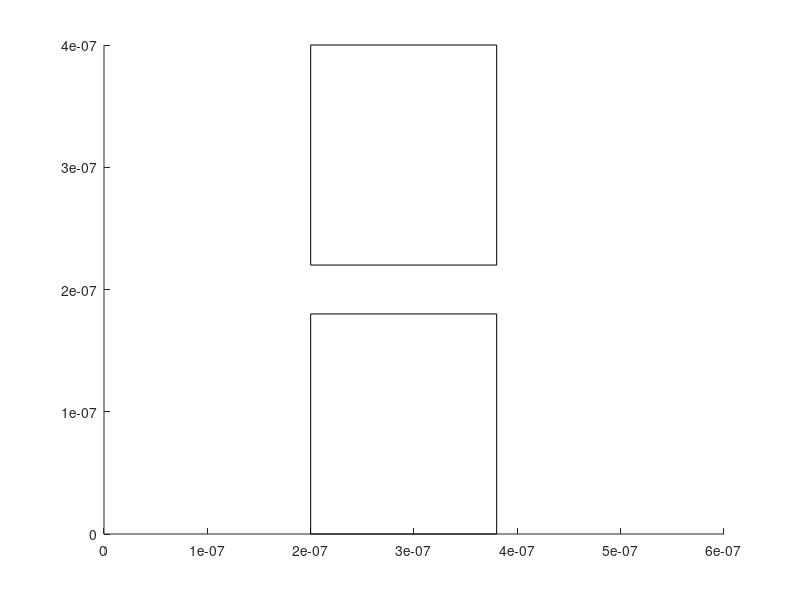
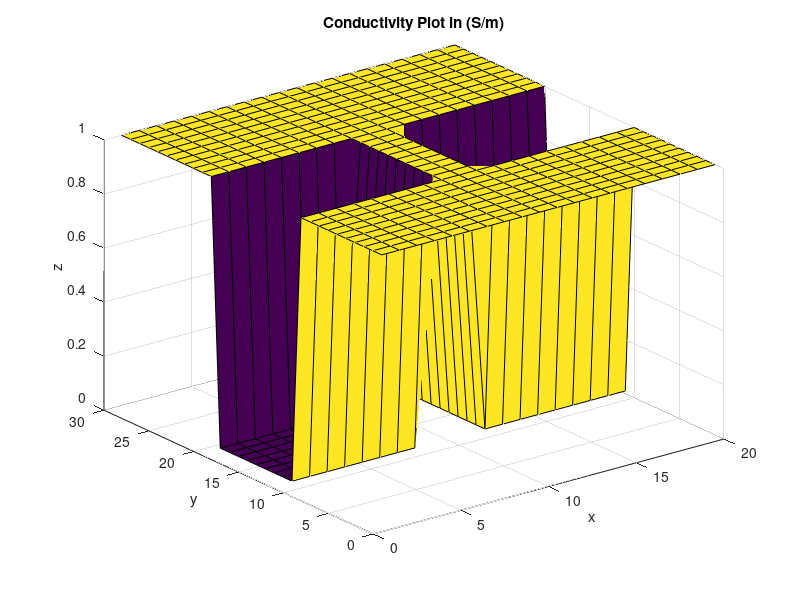
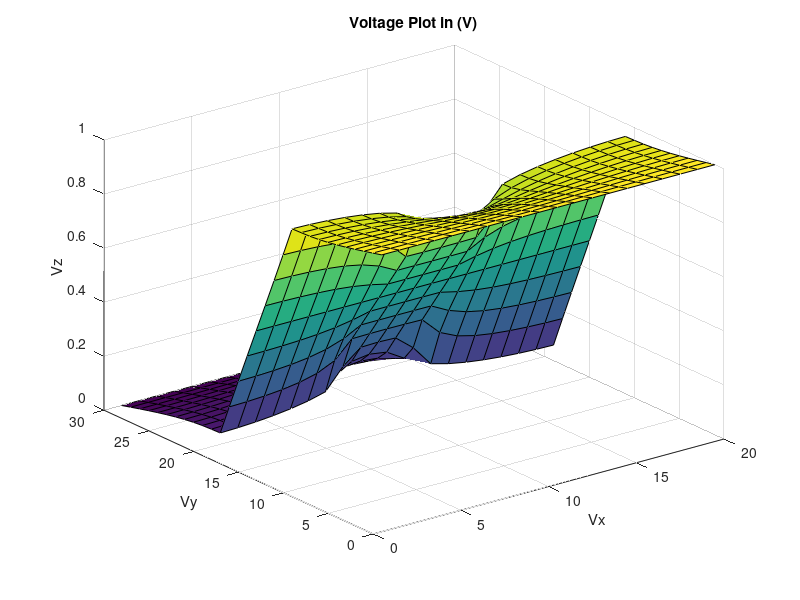
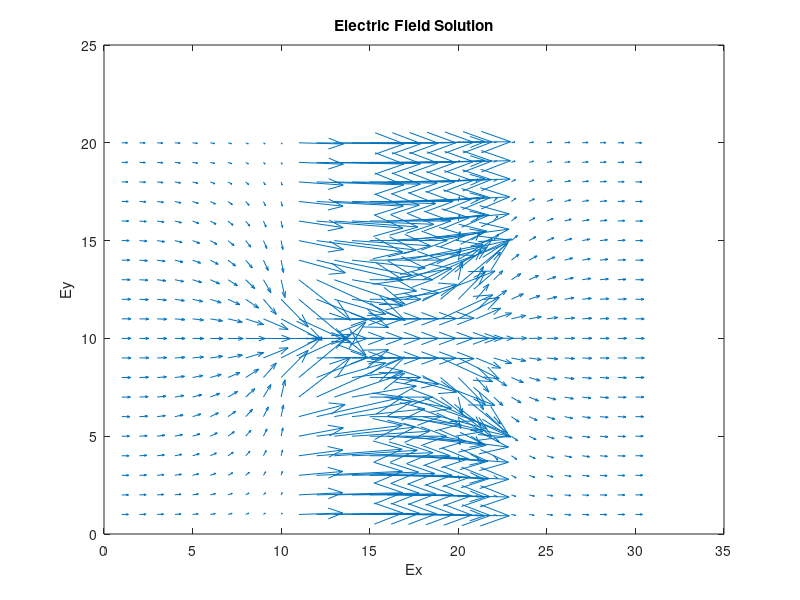

MATLAB code for these plots, in order:
L = 600E-9; %x direction
W = 400E-9; %y direction
vo = 1;

    nx = 30;
    ny = 20;
    COut = 1; %conductivity outside boxs
    CIn = 10^-2; %conductivity inside boxs
    box = 1; %making box

    V = zeros(nx,ny);
    F = zeros(nx*ny,1);
    G = sparse(nx*ny,nx*ny);  %matrix
    CM = zeros(nx,ny);

    if box == 1
        b1 = rectangle('Position',[2.0E-7,0,1.8E-7,1.8E-7]); %box1 position (bottom)
        b2 = rectangle('Position',[2.0E-7,2.2E-7,1.8E-7,1.8E-7]); %box2 position (top)
    end


    for j = 1:ny
        for i = 1:nx
            newW = j*(W/ny);
            newL = i*(L/nx);

            if box == 1 && (newW > 2.2E-7 || newW < 1.8E-7) && box == 1 && newL > 2.0E-7 && newL < 3.95E-7
                CM(i,j) = CIn;
            else
                CM(i,j) = COut;
            end
        end
    end


    eq = 1;
    for j = 1:ny
        for i = 1:nx
            n = j + (i-1)*ny;

            if i == 1
                F(n) = vo;
                G(n,n) = CM(i,j);

            elseif i == nx
                if eq == 1
                    F(n) = 0;
                    G(n,n) = CM(i,j);
                else
                    F(n) = vo;
                    G(n,n) = CM(i,j);
                end

            elseif j == 1
                if eq == 1
                    F(n) = 0;
                    nxm = j + ((i-1)-1)*ny; %(i-1,j)
                    nyp = (j+1) + (i-1)*ny; %(i,j+1)
                    nxp = j + ((i+1)-1)*ny; %(i+1,j)
                    G(n,n) = -(CM(i-1,j) + CM(i+1,j) + CM(i,j+1));
                    G(n,nxm) = CM(i-1,j);
                    G(n,nxp) = CM(i+1,j);
                    G(n,nyp) = CM(i,j+1);
                else
                    F(n) = 0;
                    G(n,n) = CM(i,j);
                end


            elseif j == ny
                if eq == 1
                    F(n) = 0;
                    nxm = j + ((i-1)-1)*ny; %(i-1,j)
                    nxp = j + ((i+1)-1)*ny; %(i+1,j)
                    nym = (j-1) + (i-1)*ny; %(i,j-1)
                    G(n,n) = -(CM(i-1,j) + CM(i+1,j) + CM(i,j-1));
                    G(n,nxm) = CM(i-1,j);
                    G(n,nxp) = CM(i+1,j);
                    G(n,nym) = CM(i,j-1);
                else
                    F(n) = 0;
                    G(n,n) = CM(i,j);
                end

            else
                nxm = j + ((i-1)-1)*ny;
                nxp = j + ((i+1)-1)*ny;
                nym = (j-1) + (i-1)*ny;
                nyp = (j+1) + (i-1)*ny;

                G(n,n) = -(CM(i-1,j) + CM(i+1,j) + CM(i,j-1) + CM(i,j+1));
                G(n,nxm) = CM(i-1,j);
                G(n,nxp) = CM(i+1,j);
                G(n,nym) = CM(i,j-1);
                G(n,nyp) = CM(i,j+1);

            end
        end
    end

    P = G\F;

    for j = 1:ny
        for i = 1:nx
            n = j + (i-1)*ny;
            V(i,j) = P(n);
        end
    end


    
    %plot conductivity
    axis([0 L 0 W]);
    figure, surf(CM)
    title('Conductivity Plot in (S/m)');
    xlabel('x');
    ylabel('y');
    zlabel('z');
    
    
    %plot potential (V)
    figure, surf(V)
    title('Voltage Plot in (V)');
    xlabel('Vx');
    ylabel('Vy');
    zlabel('Vz')
    %
    [Ey, Ex] = gradient(V);
    figure, quiver(-Ex', -Ey', 4)
    title('Electric Field Solution');
    xlabel('Ex');
    ylabel('Ey');

    %current density

    Jx = -CM.*Ex;
    Jy = -CM.*Ey;

    figure,quiver(Jx',Jy',4);
    title('Current Density (J), Jx,Jy');
    xlabel('Jx');
    ylabel('Jy');


